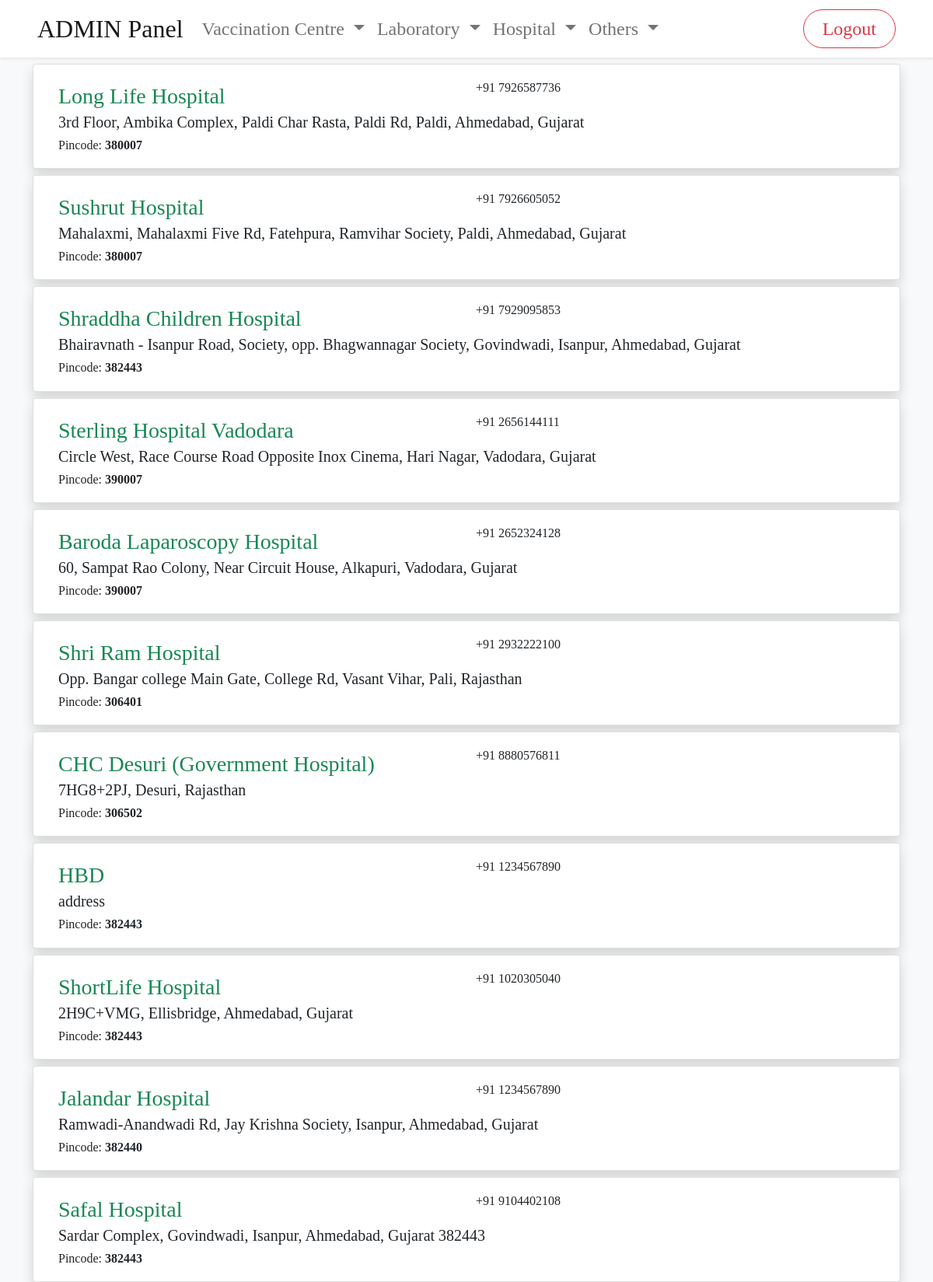
The app's page /admin/viewAllHospital.php with its own data.
### tables this page shows
CREATE TABLE `hospitals` (
  `hospital_id` int(11) NOT NULL,
  `hospital_username` varchar(50) NOT NULL,
  `hospital_password` varchar(50) NOT NULL,
  `hospital_name` text NOT NULL,
  `hospital_address` text NOT NULL,
  `contact_no` bigint(10) NOT NULL,
  `hospital_pincode` int(6) NOT NULL,
  `hospital_status` varchar(10) NOT NULL,
  `hospital_accepting_status` varchar(10) NOT NULL
);

### admin/viewAllHospital.php (the view, shortened to what this page needs)
<?php include('./includes/header.php'); ?>
<?php include('./includes/db.php');?>
<?php include('./includes/navigation.php'); ?>
<div class="container">
<?php
    $query = "SELECT * FROM hospitals WHERE hospital_accepting_status = 'accepted'";
    $getAllDetails = mysqli_query($connection,$query);
    if(mysqli_num_rows($getAllDetails)==0){
        ?>
        <div class="card mt-4 shadow d-flex align-items-center justify-content-md-center" style="min-height:200px;">
            <h4>No Hospital Found</h4>
        </div>
        <?php
    }else{
        while($row = mysqli_fetch_assoc($getAllDetails)){
            $hospital_name = $row['hospital_name'];
            $hospital_id = $row['hospital_id'];
            $hospital_address = $row['hospital_address'];
            $contact_no = $row['contact_no'];
            $hospital_pincode = $row['hospital_pincode'];
            ?>
            <div class="card mt-2 px-3 py-1 shadow">
                    <div class="card-body row">
                        <div class="col">
                            <div class="row">
                                <div class="col-md-6">
                                    <?php echo "<a href='viewHospitalRequest.php?hospitalid=$hospital_id' class='link-success fs-3 aTagHead'>$hospital_name</a>"; ?>
                                </div>
                                <div class="col-md-6">
                                    <h6 class="card-text">+91 <?php echo $contact_no; ?></h6>
                                </div>
                            </div>
                            <h5 class="card-text"><?php echo $hospital_address; ?></h5>
                            <h6 class="card-text">Pincode:
                                <b><?php echo $hospital_pincode; ?></b>
                            </h6>
                        </div>
                    </div>
                </div>
            <?php
        }
    }
?>
</div>

### admin/mainAdmin.css (style rules this page uses)
* { margin: 0; padding: 0; font-family: "Times New Roman", Times, serif; transition: 0.3s; }
.aTagHead { text-decoration: none; }

### records on screen
hospitals: hospital_name "Long Life Hospital", contact_no "7926587736", hospital_address "3rd Floor, Ambika Complex, Paldi Char Rasta, Paldi Rd, Paldi, Ahmedabad, Gujarat", hospital_pincode "380007"
hospitals: hospital_name "Sushrut Hospital", contact_no "7926605052", hospital_address "Mahalaxmi, Mahalaxmi Five Rd, Fatehpura, Ramvihar Society, Paldi, Ahmedabad, Gujarat", hospital_pincode "380007"
hospitals: hospital_name "Shraddha Children Hospital", contact_no "7929095853", hospital_address "Bhairavnath - Isanpur Road, Society, opp. Bhagwannagar Society, Govindwadi, Isanpur, Ahmedabad, Gujarat", hospital_pincode "382443"
hospitals: hospital_name "Sterling Hospital Vadodara", contact_no "2656144111", hospital_address "Circle West, Race Course Road Opposite Inox Cinema, Hari Nagar, Vadodara, Gujarat", hospital_pincode "390007"
hospitals: hospital_name "Baroda Laparoscopy Hospital", contact_no "2652324128", hospital_address "60, Sampat Rao Colony, Near Circuit House, Alkapuri, Vadodara, Gujarat", hospital_pincode "390007"
hospitals: hospital_name "Shri Ram Hospital", contact_no "2932222100", hospital_address "Opp. Bangar college Main Gate, College Rd, Vasant Vihar, Pali, Rajasthan", hospital_pincode "306401"
hospitals: hospital_name "CHC Desuri (Government Hospital)", contact_no "8880576811", hospital_address "7HG8+2PJ, Desuri, Rajasthan", hospital_pincode "306502"
hospitals: hospital_name "HBD", contact_no "1234567890", hospital_address "address", hospital_pincode "382443"
hospitals: hospital_name "ShortLife Hospital", contact_no "1020305040", hospital_address "2H9C+VMG, Ellisbridge, Ahmedabad, Gujarat", hospital_pincode "382443"
hospitals: hospital_name "Jalandar Hospital", contact_no "1234567890", hospital_address "Ramwadi-Anandwadi Rd, Jay Krishna Society, Isanpur, Ahmedabad, Gujarat", hospital_pincode "382440"
hospitals: hospital_name "Safal Hospital", contact_no "9104402108", hospital_address "Sardar Complex, Govindwadi, Isanpur, Ahmedabad, Gujarat 382443", hospital_pincode "382443"
